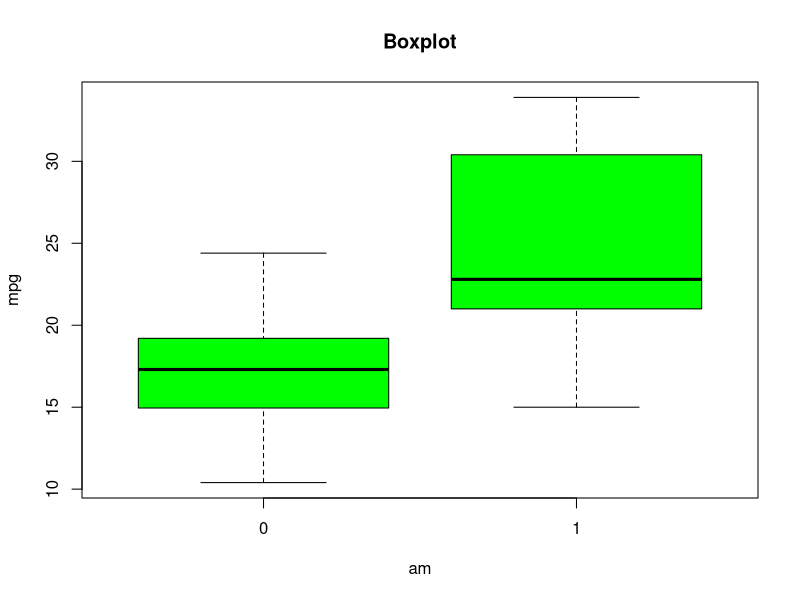
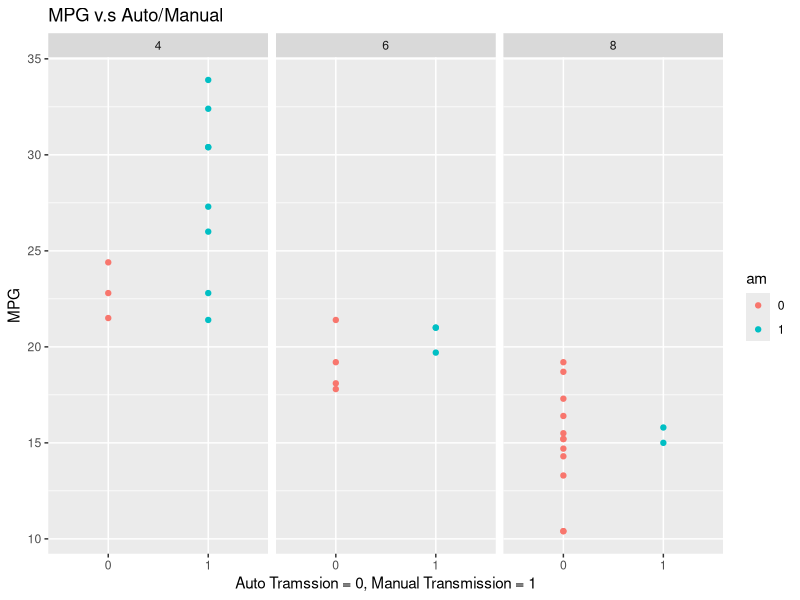
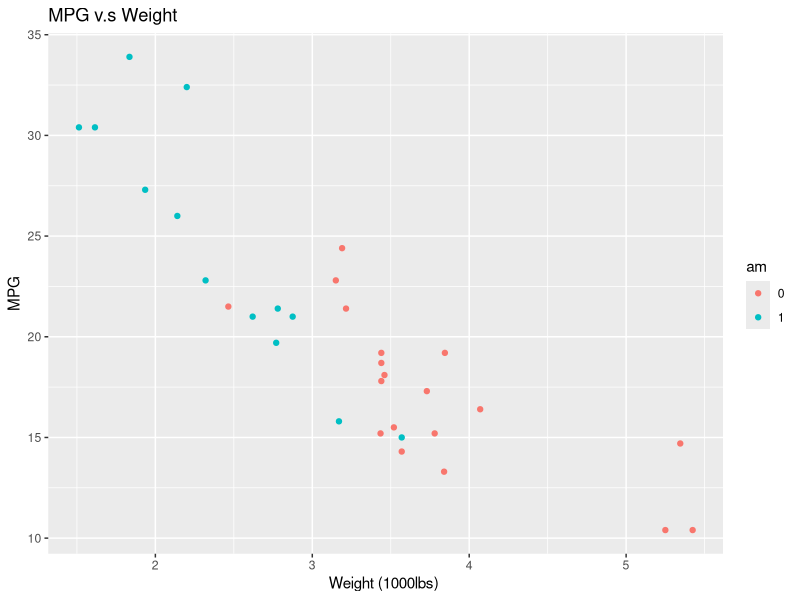
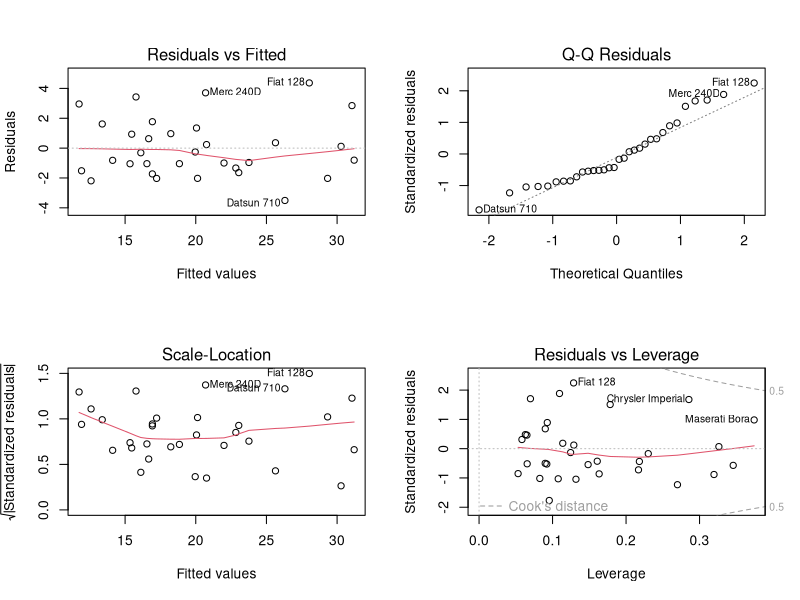

Source code (R) for these figures, in order:
## ---- chunk 1
knitr::opts_chunk$set(echo = TRUE)
## ---- chunk 2
library(ggplot2)
data("mtcars")
mtcars$cyl <- as.factor(mtcars$cyl)
mtcars$am <- as.factor(mtcars$am)

## ---- chunk 3
fit1 <- lm(mpg ~ am, mtcars)
summary(fit1)
## ---- chunk 4
fit2 <- lm(mpg ~ am + wt + cyl, mtcars)
summary(fit2)
## ---- chunk 5
fit3 <- lm(mpg ~ am + wt+ am*wt + qsec, mtcars)
summary(fit3)
## ---- chunk 6
confint(fit3)
## ---- chunk 7
boxplot(mpg ~ am, data = mtcars, col = "green", main = "Boxplot")

## ---- chunk 8
g<-ggplot(data = mtcars, aes(am, mpg))
g<- g + facet_grid(.~ cyl)
g<- g + geom_point(aes(color = am)) + labs(title = "MPG v.s Auto/Manual") + labs(x = "Auto Tramssion = 0, Manual Transmission = 1", y = "MPG")
g
## ---- chunk 9
g<-ggplot(data = mtcars, aes(wt, mpg))
#g<- g + facet_grid(.~ cyl)
g<- g + geom_point(aes(color = am)) + labs(title = "MPG v.s Weight") + labs(x = "Weight (1000lbs) ", y = "MPG")
# AM_weight<- mtcars$mpg[mtcars$am == 0]
# MM_weight<- mtcars$mpg[mtcars$am == 1]
# g<- g+ geom_hline(yintercept=mean(AM_weight), color = "red")
# g<- g+ geom_hline(yintercept = mean(MM_weight), color = "blue")
g
## ---- chunk 10
par(mfrow = c(2, 2))
plot(fit3)
